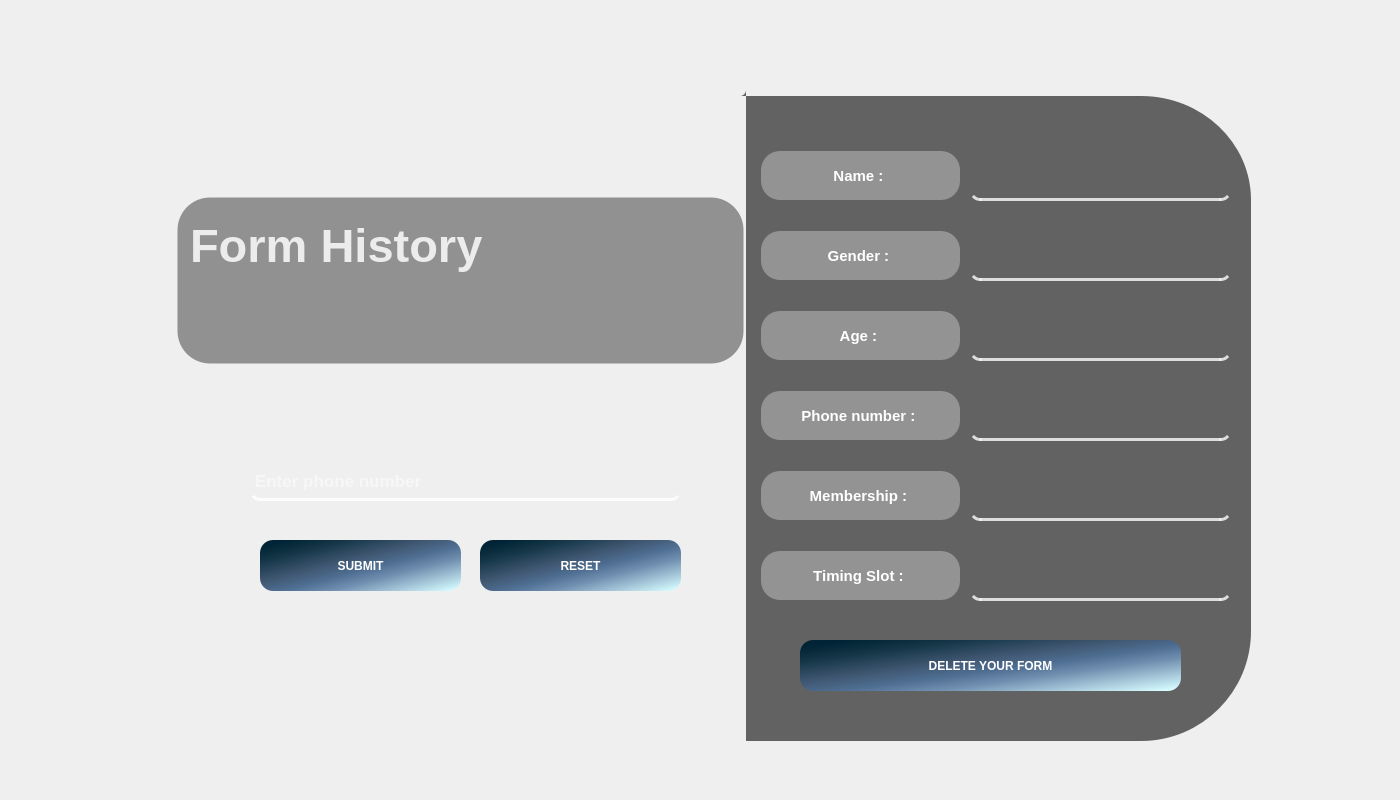
<?xml version="1.0" encoding="UTF-8"?>
<ui version="4.0">
 <class>checkHistory</class>
 <widget class="QDialog" name="checkHistory">
  <property name="geometry">
   <rect>
    <x>0</x>
    <y>0</y>
    <width>1400</width>
    <height>800</height>
   </rect>
  </property>
  <property name="windowTitle">
   <string>FORM HISTORY</string>
  </property>
  <property name="windowIcon">
   <iconset resource="imagesrc.qrc">
    <normaloff>:/image/batman.png</normaloff>:/image/batman.png</iconset>
  </property>
  <property name="styleSheet">
   <string notr="true">#checkHistory{
border-image: url(:/image/details.PNG);
}</string>
  </property>
  <widget class="QPushButton" name="pushButton">
   <property name="geometry">
    <rect>
     <x>40</x>
     <y>40</y>
     <width>61</width>
     <height>61</height>
    </rect>
   </property>
   <property name="cursor">
    <cursorShape>PointingHandCursor</cursorShape>
   </property>
   <property name="styleSheet">
    <string notr="true">border:2px solid transparent;</string>
   </property>
   <property name="text">
    <string/>
   </property>
  </widget>
  <widget class="QPushButton" name="pushButton_2">
   <property name="geometry">
    <rect>
     <x>1330</x>
     <y>20</y>
     <width>61</width>
     <height>51</height>
    </rect>
   </property>
   <property name="cursor">
    <cursorShape>PointingHandCursor</cursorShape>
   </property>
   <property name="styleSheet">
    <string notr="true">border:2px solid transparent;
border-image: url(:/image/refresh.png);</string>
   </property>
   <property name="text">
    <string/>
   </property>
  </widget>
  <widget class="QLabel" name="label">
   <property name="geometry">
    <rect>
     <x>170</x>
     <y>90</y>
     <width>581</width>
     <height>661</height>
    </rect>
   </property>
   <property name="styleSheet">
    <string notr="true">#label{
border-top-left-radius:100px;
border-bottom-left-radius:100px;
border:11px solid transparent;
border-bottom:18px;
border-image: url(:/image/sent2.PNG);
}</string>
   </property>
   <property name="text">
    <string/>
   </property>
  </widget>
  <widget class="QLabel" name="label_16">
   <property name="geometry">
    <rect>
     <x>740</x>
     <y>90</y>
     <width>511</width>
     <height>651</height>
    </rect>
   </property>
   <property name="styleSheet">
    <string notr="true">border-top-right-radius:110px;
border-bottom-right-radius:110px;
border:12px solid transparent;
border-bottom:18px;
border-right:0px;
background-color:rgb(0, 0,0,150);
</string>
   </property>
   <property name="text">
    <string/>
   </property>
  </widget>
  <widget class="QLineEdit" name="lineEdit_2">
   <property name="geometry">
    <rect>
     <x>250</x>
     <y>460</y>
     <width>431</width>
     <height>41</height>
    </rect>
   </property>
   <property name="font">
    <font>
     <pointsize>13</pointsize>
     <weight>75</weight>
     <bold>true</bold>
    </font>
   </property>
   <property name="cursor">
    <cursorShape>ArrowCursor</cursorShape>
   </property>
   <property name="styleSheet">
    <string notr="true">QLineEdit{
border-radius : 10px;
border : 3px solid transparent;
color:white;
background:transparent;
	border-bottom-color: rgb(255, 255, 255,210);
}</string>
   </property>
   <property name="text">
    <string/>
   </property>
   <property name="placeholderText">
    <string>Enter phone number</string>
   </property>
  </widget>
  <widget class="QLabel" name="label_15">
   <property name="geometry">
    <rect>
     <x>170</x>
     <y>190</y>
     <width>581</width>
     <height>181</height>
    </rect>
   </property>
   <property name="styleSheet">
    <string notr="true">#label_15{
border:15px solid transparent;
border-radius:40px ;
background-color:rgb(0,0,0,100);
}
</string>
   </property>
   <property name="text">
    <string/>
   </property>
  </widget>
  <widget class="QPushButton" name="pushButton_6">
   <property name="geometry">
    <rect>
     <x>260</x>
     <y>540</y>
     <width>201</width>
     <height>51</height>
    </rect>
   </property>
   <property name="cursor">
    <cursorShape>PointingHandCursor</cursorShape>
   </property>
   <property name="styleSheet">
    <string notr="true">QPushButton{
border:none;
	border-bottom-color: rgb(255, 255, 255);
color:white;
	
	font: 13pt &quot;Arial&quot;;
font:bold;
border-radius : 13px;
	background-color: qlineargradient(spread:pad, x1:0, y1:0, x2:1, y2:1, stop:0.0674157 rgba(0, 36, 53, 255), stop:0.207865 rgba(19, 53, 70, 255), stop:0.410112 rgba(63, 86, 112, 255), stop:0.550562 rgba(78, 110, 146, 255), stop:0.674157 rgba(112, 143, 176, 255), stop:0.97191 rgba(214, 251, 255, 255));
	
}
QPushButton:hover{
background-color: qlineargradient(spread:reflect, x1:0.213, y1:0.210409, x2:0.910112, y2:0.869, stop:0.106742 rgba(0, 72, 130, 220), stop:0.41573 rgba(61, 110, 180, 255), stop:0.719101 rgba(119, 200, 210, 255), stop:1 rgba(255, 215, 235, 225));
color:white;
border:none;
font:bold;
}</string>
   </property>
   <property name="text">
    <string>SUBMIT</string>
   </property>
  </widget>
  <widget class="QPushButton" name="pushButton_7">
   <property name="geometry">
    <rect>
     <x>480</x>
     <y>540</y>
     <width>201</width>
     <height>51</height>
    </rect>
   </property>
   <property name="cursor">
    <cursorShape>PointingHandCursor</cursorShape>
   </property>
   <property name="styleSheet">
    <string notr="true">QPushButton{
border:none;
	border-bottom-color: rgb(255, 255, 255);
color:white;
	
	font: 13pt &quot;Arial&quot;;
font:bold;
border-radius : 13px;
	background-color: qlineargradient(spread:pad, x1:0, y1:0, x2:1, y2:1, stop:0.0674157 rgba(0, 36, 53, 255), stop:0.207865 rgba(19, 53, 70, 255), stop:0.410112 rgba(63, 86, 112, 255), stop:0.550562 rgba(78, 110, 146, 255), stop:0.674157 rgba(112, 143, 176, 255), stop:0.97191 rgba(214, 251, 255, 255));
	
}
QPushButton:hover{
background-color: qlineargradient(spread:reflect, x1:0.213, y1:0.210409, x2:0.910112, y2:0.869, stop:0.106742 rgba(0, 72, 130, 220), stop:0.41573 rgba(61, 110, 180, 255), stop:0.719101 rgba(119, 200, 210, 255), stop:1 rgba(255, 215, 235, 225));
color:white;
border:none;
font:bold;
}</string>
   </property>
   <property name="text">
    <string>RESET</string>
   </property>
  </widget>
  <widget class="QPushButton" name="pushButton_8">
   <property name="geometry">
    <rect>
     <x>760</x>
     <y>150</y>
     <width>201</width>
     <height>51</height>
    </rect>
   </property>
   <property name="font">
    <font>
     <pointsize>11</pointsize>
     <weight>75</weight>
     <bold>true</bold>
    </font>
   </property>
   <property name="styleSheet">
    <string notr="true">border:2px solid transparent;
color:white;
background-color:rgb(255,255,255,80);
border-radius:20px;
</string>
   </property>
   <property name="text">
    <string>Name : </string>
   </property>
  </widget>
  <widget class="QLabel" name="label_17">
   <property name="geometry">
    <rect>
     <x>970</x>
     <y>150</y>
     <width>261</width>
     <height>51</height>
    </rect>
   </property>
   <property name="font">
    <font>
     <pointsize>11</pointsize>
     <weight>75</weight>
     <bold>true</bold>
    </font>
   </property>
   <property name="styleSheet">
    <string notr="true">border-radius:10px;
border : 3px solid transparent;
color:white;
background:transparent;
	border-bottom-color: rgb(255, 255, 255,200);</string>
   </property>
   <property name="text">
    <string/>
   </property>
  </widget>
  <widget class="QPushButton" name="pushButton_9">
   <property name="geometry">
    <rect>
     <x>760</x>
     <y>230</y>
     <width>201</width>
     <height>51</height>
    </rect>
   </property>
   <property name="font">
    <font>
     <pointsize>11</pointsize>
     <weight>75</weight>
     <bold>true</bold>
    </font>
   </property>
   <property name="styleSheet">
    <string notr="true">border:2px solid transparent;
color:white;
background-color:rgb(255,255,255,80);
border-radius:20px;
</string>
   </property>
   <property name="text">
    <string>Gender : </string>
   </property>
  </widget>
  <widget class="QPushButton" name="pushButton_10">
   <property name="geometry">
    <rect>
     <x>760</x>
     <y>310</y>
     <width>201</width>
     <height>51</height>
    </rect>
   </property>
   <property name="font">
    <font>
     <pointsize>11</pointsize>
     <weight>75</weight>
     <bold>true</bold>
    </font>
   </property>
   <property name="styleSheet">
    <string notr="true">border:2px solid transparent;
color:white;
background-color:rgb(255,255,255,80);
border-radius:20px;
</string>
   </property>
   <property name="text">
    <string>Age : </string>
   </property>
  </widget>
  <widget class="QPushButton" name="pushButton_11">
   <property name="geometry">
    <rect>
     <x>760</x>
     <y>390</y>
     <width>201</width>
     <height>51</height>
    </rect>
   </property>
   <property name="font">
    <font>
     <pointsize>11</pointsize>
     <weight>75</weight>
     <bold>true</bold>
    </font>
   </property>
   <property name="styleSheet">
    <string notr="true">border:2px solid transparent;
color:white;
background-color:rgb(255,255,255,80);
border-radius:20px;
</string>
   </property>
   <property name="text">
    <string>Phone number : </string>
   </property>
  </widget>
  <widget class="QPushButton" name="pushButton_12">
   <property name="geometry">
    <rect>
     <x>760</x>
     <y>470</y>
     <width>201</width>
     <height>51</height>
    </rect>
   </property>
   <property name="font">
    <font>
     <pointsize>11</pointsize>
     <weight>75</weight>
     <bold>true</bold>
    </font>
   </property>
   <property name="styleSheet">
    <string notr="true">border:2px solid transparent;
color:white;
background-color:rgb(255,255,255,80);
border-radius:20px;
</string>
   </property>
   <property name="text">
    <string>Membership : </string>
   </property>
  </widget>
  <widget class="QPushButton" name="pushButton_13">
   <property name="geometry">
    <rect>
     <x>760</x>
     <y>550</y>
     <width>201</width>
     <height>51</height>
    </rect>
   </property>
   <property name="font">
    <font>
     <pointsize>11</pointsize>
     <weight>75</weight>
     <bold>true</bold>
    </font>
   </property>
   <property name="styleSheet">
    <string notr="true">border:2px solid transparent;
color:white;
background-color:rgb(255,255,255,80);
border-radius:20px;
</string>
   </property>
   <property name="text">
    <string>Timing Slot : </string>
   </property>
  </widget>
  <widget class="QLabel" name="label_18">
   <property name="geometry">
    <rect>
     <x>970</x>
     <y>230</y>
     <width>261</width>
     <height>51</height>
    </rect>
   </property>
   <property name="font">
    <font>
     <pointsize>11</pointsize>
     <weight>75</weight>
     <bold>true</bold>
    </font>
   </property>
   <property name="styleSheet">
    <string notr="true">border-radius:10px;
border : 3px solid transparent;
color:white;
background:transparent;
	border-bottom-color: rgb(255, 255, 255,200);</string>
   </property>
   <property name="text">
    <string/>
   </property>
  </widget>
  <widget class="QLabel" name="label_19">
   <property name="geometry">
    <rect>
     <x>970</x>
     <y>310</y>
     <width>261</width>
     <height>51</height>
    </rect>
   </property>
   <property name="font">
    <font>
     <pointsize>11</pointsize>
    </font>
   </property>
   <property name="styleSheet">
    <string notr="true">border-radius:10px;
border : 3px solid transparent;
color:white;
background:transparent;
	border-bottom-color: rgb(255, 255, 255,200);</string>
   </property>
   <property name="text">
    <string/>
   </property>
  </widget>
  <widget class="QLabel" name="label_20">
   <property name="geometry">
    <rect>
     <x>970</x>
     <y>390</y>
     <width>261</width>
     <height>51</height>
    </rect>
   </property>
   <property name="font">
    <font>
     <pointsize>11</pointsize>
    </font>
   </property>
   <property name="styleSheet">
    <string notr="true">border-radius:10px;
border : 3px solid transparent;
color:white;
background:transparent;
	border-bottom-color: rgb(255, 255, 255,200);</string>
   </property>
   <property name="text">
    <string/>
   </property>
  </widget>
  <widget class="QLabel" name="label_21">
   <property name="geometry">
    <rect>
     <x>970</x>
     <y>470</y>
     <width>261</width>
     <height>51</height>
    </rect>
   </property>
   <property name="font">
    <font>
     <pointsize>11</pointsize>
    </font>
   </property>
   <property name="styleSheet">
    <string notr="true">border-radius:10px;
border : 3px solid transparent;
color:white;
background:transparent;
	border-bottom-color: rgb(255, 255, 255,200);</string>
   </property>
   <property name="text">
    <string/>
   </property>
  </widget>
  <widget class="QLabel" name="label_22">
   <property name="geometry">
    <rect>
     <x>970</x>
     <y>550</y>
     <width>261</width>
     <height>51</height>
    </rect>
   </property>
   <property name="font">
    <font>
     <pointsize>11</pointsize>
    </font>
   </property>
   <property name="styleSheet">
    <string notr="true">border-radius:10px;
border : 3px solid transparent;
color:white;
background:transparent;
	border-bottom-color: rgb(255, 255, 255,200);</string>
   </property>
   <property name="text">
    <string/>
   </property>
  </widget>
  <widget class="QPushButton" name="pushButton_14">
   <property name="geometry">
    <rect>
     <x>800</x>
     <y>640</y>
     <width>381</width>
     <height>51</height>
    </rect>
   </property>
   <property name="cursor">
    <cursorShape>PointingHandCursor</cursorShape>
   </property>
   <property name="styleSheet">
    <string notr="true">QPushButton{
border:none;
	border-bottom-color: rgb(255, 255, 255);
color:white;
	
	font: 13pt &quot;Arial&quot;;
font:bold;
border-radius : 13px;
	background-color: qlineargradient(spread:pad, x1:0, y1:0, x2:1, y2:1, stop:0.0674157 rgba(0, 36, 53, 255), stop:0.207865 rgba(19, 53, 70, 255), stop:0.410112 rgba(63, 86, 112, 255), stop:0.550562 rgba(78, 110, 146, 255), stop:0.674157 rgba(112, 143, 176, 255), stop:0.97191 rgba(214, 251, 255, 255));
	
}
QPushButton:hover{
background-color: qlineargradient(spread:reflect, x1:0.213, y1:0.210409, x2:0.910112, y2:0.869, stop:0.106742 rgba(0, 72, 130, 220), stop:0.41573 rgba(61, 110, 180, 255), stop:0.719101 rgba(119, 200, 210, 255), stop:1 rgba(255, 215, 235, 225));
color:white;
border:none;
font:bold;
}</string>
   </property>
   <property name="text">
    <string>DELETE YOUR FORM</string>
   </property>
  </widget>
  <widget class="QLabel" name="label_3">
   <property name="geometry">
    <rect>
     <x>180</x>
     <y>630</y>
     <width>561</width>
     <height>71</height>
    </rect>
   </property>
   <property name="styleSheet">
    <string notr="true">QLabel{
	font: 75 13pt &quot;MS Shell Dlg 2&quot;;
   color:white;
font:bold;
}</string>
   </property>
   <property name="text">
    <string/>
   </property>
  </widget>
  <widget class="QLabel" name="label_2">
   <property name="geometry">
    <rect>
     <x>190</x>
     <y>200</y>
     <width>551</width>
     <height>91</height>
    </rect>
   </property>
   <property name="font">
    <font>
     <pointsize>35</pointsize>
     <weight>75</weight>
     <bold>true</bold>
     <strikeout>false</strikeout>
     <kerning>true</kerning>
    </font>
   </property>
   <property name="styleSheet">
    <string notr="true">color:rgb(255,255,255,210);</string>
   </property>
   <property name="text">
    <string>Form History</string>
   </property>
  </widget>
 </widget>
 <resources>
  <include location="imagesrc.qrc"/>
 </resources>
 <connections/>
</ui>
